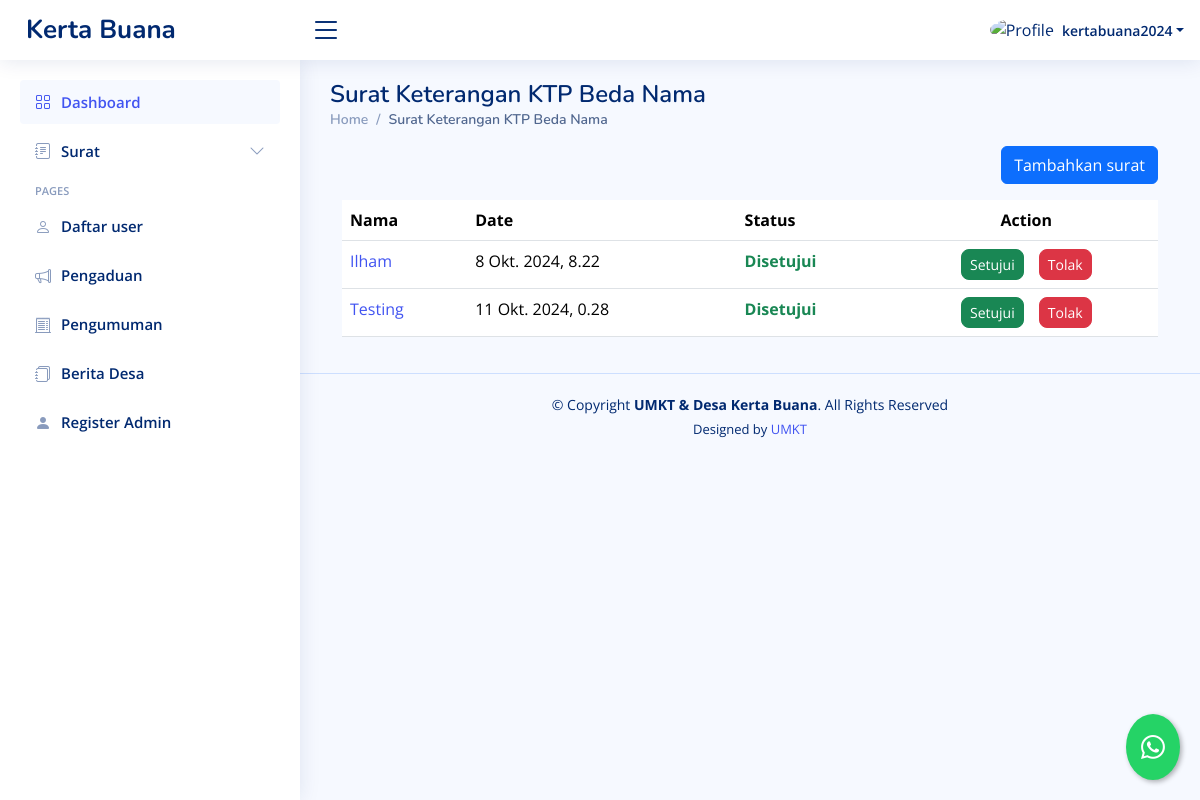
Page /dashboard/suket-ktp-beda-nama/ (signed in) on the committed database.
### dashboard/models.py (models this page shows, shortened)
class SuketKTPBedaNama(models.Model):
    STATUS_CHOICES = [
        ('review', 'Proses Review'),
        ('approved', 'Disetujui'),
        ('rejected', 'Ditolak'),
    ]
    penulis = models.ForeignKey(User, on_delete=models.CASCADE, blank=True, null=True)
    nama = models.CharField(max_length=255)
    jenis_kelamin = models.CharField(max_length=255)
    ttl = models.CharField(max_length=255)
    agama = models.CharField(max_length=255)
    alamat = models.CharField(max_length=255)
    pekerjaan = models.CharField(max_length=255)
    namadokumen1=models.CharField(max_length=255, blank=True, null=True)
    dokumen1=models.CharField(max_length=255, blank=True, null=True)
    namadokumen2=models.CharField(max_length=255, blank=True, null=True)
    dokumen2=models.CharField(max_length=255, blank=True, null=True)
    berkas1 = models.URLField(blank=True, null=True)
    berkas2 = models.URLField(blank=True, null=True)
    date = models.DateTimeField(default=timezone.now, blank=True)
    status = models.CharField(max_length=20, choices=STATUS_CHOICES, default='review')

### dashboard/views.py (the view, shortened to what this page needs)
# urls.py: path("suket-ktp-beda-nama/",suketktpbedanama,  name="suketktpbedanama"),
@login_required
def suketktpbedanama(request):
    template_name = "backend/suketktpbedanama.html"
    suket = SuketKTPBedaNama.objects.all()
    private = SuketKTPBedaNama.objects.filter(penulis=request.user)
    context = {
        "suket": suket,
        'private': private,
    }
    return render(request, template_name, context)

### templates/backend/suketktpbedanama.html (shortened to what this page needs)
{% extends "backend/base_ui.html" %} {% load static %} {% load custom_filters %}
{% block konten %}
<div>
  <div class="pagetitle">
    <h1>Surat Keterangan KTP Beda Nama</h1>
    <nav>
      <ol class="breadcrumb">
        <li class="breadcrumb-item">
          <a href="{% url 'dashboard' %}">Home</a>
        </li>
        <li class="breadcrumb-item active">Surat Keterangan KTP Beda Nama</li>
      </ol>
    </nav>
  </div>
  {% if value %}
  <div class="card">
    <div class="card-body">
      <h5 class="card-title">Surat Keterangan KTP Beda Nama</h5>
      <form method="post" action="{% url 'edit_suketktpbedanama' value.id %}" enctype="multipart/form-data">
        {% csrf_token %}
        <div class="row mb-3">
          <label for="inputNama" class="col-sm-2 col-form-label">Nama</label>
          <div class="col-sm-10">
            <input
              type="text"
              class="form-control"
              name="inputNama"
              value="{{ value.nama }}"
              required
            />
          </div>
        </div>
        <div class="row mb-3">
          <label class="col-sm-2 col-form-label">Jenis Kelamin</label>
          <div class="col-sm-10">
            <select class="form-select" name="inputjk">
              <option selected>Pilih jenis kelamin</option>
              {% if value.jenis_kelamin == "Laki-laki" %}
              <option value="Laki-laki" selected>Laki-laki</option>
              <option value="Perempuan">Perempuan</option>
              {% else %}
              <option value="Laki-laki">Laki-laki</option>
              <option value="Perempuan" selected>Perempuan</option>
              {% endif %}
            </select>
          </div>
        </div>
        <div class="row mb-3">
          <label for="inputTtl" class="col-sm-2 col-form-label"
            >Tempat tanggal lahir</label
          >
          <div class="col-sm-10">
            <input
              type="text"
              class="form-control"
              name="inputTtl"
              value="{{ value.ttl }}"
              placeholder="contoh: Samarinda, 01 Januari 2020"
              required
            />
          </div>
        </div>
        <div class="row mb-3">
          <label for="inputAgama" class="col-sm-2 col-form-label">Agama</label>
          <div class="col-sm-10">
            <input
              type="text"
              class="form-control"
              name="inputAgama"
              value="{{ value.agama }}"
              required
            />
          </div>
        </div>
        <div class="row mb-3">
          <label for="inputPekerjaan" class="col-sm-2 col-form-label"
            >Pekerjaan</label
          >
          <div class="col-sm-10">
            <input
              type="text"
              class="form-control"
              name="inputPekerjaan"
              value="{{ value.pekerjaan }}"
              required
            />
          </div>
        </div>
        <div class="row mb-3">
          <label for="inputAlamat" class="col-sm-2 col-form-label"
            >Alamat</label
          >
          <div class="col-sm-10">
            <input
              type="text"
              class="form-control"
              name="inputAlamat"
              value="{{ value.alamat }}"
              required
            />
          </div>
        </div>
        <div class="row mb-3">
          <label for="inputNamaDokumen1" class="col-sm-2 col-form-label"
            >Nama di dokumen pertama</label
          >
          <div class="col-sm-10">
            <input
              type="text"
              class="form-control"
              name="inputNamaDokumen1"
              value="{{ value.namadokumen1 }}"
              required
            />
          </div>
        </div>
        <div class="row mb-3">
          <label for="inputDokumen1" class="col-sm-2 col-form-label"
            >Jenis dokumen pertama</label
          >
          <div class="col-sm-10">
            <input
              type="text"
              class="form-control"
              name="inputDokumen1"
              placeholder="contoh: KTP, Akta Lahir"
              value="{{ value.dokumen1 }}"
              required
            />
          </div>
        </div>
        <div class="row mb-3">
          <label for="inputNamaDokumen2" class="col-sm-2 col-form-label"
            >Nama di dokumen kedua</label
          >
          <div class="col-sm-10">
            <input
              type="text"
              class="form-control"
              name="inputNamaDokumen2"
              value="{{ value.namadokumen2 }}"
              required
            />
          </div>
        </div>
        <div class="row mb-3">
          <label for="inputDokumen2" class="col-sm-2 col-form-label"
            >Jenis dokumen kedua</label
          >
          <div class="col-sm-10">
            <input
              type="text"
              class="form-control"
              name="inputDokumen2"
              placeholder="contoh: SIM, Passport"
              value="{{ value.dokumen2 }}"
              required
            />
          </div>
        </div>
        <div class="row mb-3">
          <label for="inputNumber" class="col-sm-2 col-form-label"
            >Dokumen 1</label
          >
          <div class="col-sm-10">
            <input
              class="form-control"
              type="file"
              id="formFile"
              name="inputBerkas1"
            />
            <div class="d-flex gap-3">
              <p>file yang di upload :</p>
              <a href="{{ value.berkas1 }}">{{ value.berkas1|filename }}</a>
            </div>
          </div>
        </div>
        <div class="row mb-3">
          <label for="inputNumber" class="col-sm-2 col-form-label"
            >Dokumen 2</label
          >
          <div class="col-sm-10">
            <input
              class="form-control"
              type="file"
              id="formFile"
              name="inputBerkas2"
            />
            <div class="d-flex gap-3">
              <p>file yang di upload :</p>
              <a href="{{ value.berkas2 }}">{{ value.berkas2|filename }}</a>
            </div>
          </div>
        </div>
        <div class="row mb-3">
          <label class="col-sm-2 col-form-label">Submit Here</label>
          <div class="col-sm-10">
            <a href="{% url 'suketktpbedanama' %}">
              <button class="btn btn-secondary">Cancel</button>
            </a>
            <button type="submit" class="btn btn-primary">Submit</button>
          </div>
        </div>
      </form>
    </div>
  </div>
  {% else %}
  <div class="container-fluid">
    <div class="d-flex justify-content-end mb-3">
      <button
        type="button"
        class="btn btn-primary"
        data-bs-toggle="modal"
        data-bs-target="#formModal"
      >
        Tambahkan surat
      </button>
    </div>
    <div class="table-responsive">
      <table class="table datatable">
        <thead>
          <tr>
            <th>Nama</th>
            <th data-type="date" data-format="YYYY/DD/MM">Date</th>
            <th>Status</th>
            <th class="text-center">Action</th>
          </tr>
        </thead>
        <tbody>
          {% if user.is_superuser %} {% for surat in suket %}
          <tr>
            <td>
              <a href="{% url 'detail_suketktpbedanama' surat.id %}"
                >{{ surat.nama }}</a
              >
            </td>
            <td>{{ surat.date }}</td>
            {% if surat.status == 'review' %}
            <td class="text-warning fw-bold">Proses Review</td>
            {% elif surat.status == 'approved' %}
            <td class="text-success fw-bold">Disetujui</td>
            {% elif surat.status == 'rejected' %}
            <td class="text-danger fw-bold">Ditolak</td>
            {% endif %} {% if user.is_superuser %}
            <td class="text-center">
              <div
                class="btn-group gap-3"
                role="group"
                aria-label="Action buttons"
              >
                <button type="button" class="btn btn-success btn-sm rounded-3">
                  <a
                    href="{% url 'setujui_suketktpbedanama' surat.id %}"
                    class="text-decoration-none text-white"
                    >Setujui</a
                  >
                </button>
                <button type="button" class="btn btn-danger btn-sm rounded-3">
                  <a
                    href="{% url 'tolak_suketktpbedanama' surat.id %}"
                    class="text-decoration-none text-white"
                    >Tolak</a
                  >
                </button>
              </div>
            </td>
            {% endif %}
          </tr>
          {% endfor %} {% endif %}
        </tbody>
      </table>
    </div>
  </div>
  {% endif %}
</div>
{% endblock konten %}

### templates/backend/base_ui.html (shortened to what this page needs)
{% load static %}
<!DOCTYPE html>
<html lang="en">
  <head>
    <link
      href="{% static 'backend/vendor/bootstrap/css/bootstrap.min.css'%}"
      rel="stylesheet"
    />
    <link
      href="{% static 'backend/vendor/bootstrap-icons/bootstrap-icons.css'%}"
      rel="stylesheet"
    />
    <link
      href="{% static 'backend/vendor/boxicons/css/boxicons.min.css'%}"
      rel="stylesheet"
    />
    <link
      href="{% static 'backend/vendor/quill/quill.snow.css'%}"
      rel="stylesheet"
    />
    <link
      href="{% static 'backend/vendor/quill/quill.bubble.css'%}"
      rel="stylesheet"
    />
    <link
      href="{% static 'backend/vendor/remixicon/remixicon.css'%}"
      rel="stylesheet"
    />
    <link
      href="{% static 'backend/vendor/simple-datatables/style.css'%}"
      rel="stylesheet"
    />
    <link href="{% static 'backend/css/style.css'%}" rel="stylesheet" />
  </head>
  <body>
    <header id="header" class="header fixed-top d-flex align-items-center">
      <div class="d-flex align-items-center justify-content-between">
        <a href="{% url 'welcome'%}" class="logo d-flex align-items-center">
          <span class="d-none d-lg-block">Kerta Buana</span>
        </a>
        <i class="bi bi-list toggle-sidebar-btn"></i>
      </div>
      <nav class="header-nav ms-auto">
        <ul class="d-flex align-items-center">
          <li class="nav-item dropdown pe-3">
            <a
              class="nav-link nav-profile d-flex align-items-center pe-0"
              href="#"
              data-bs-toggle="dropdown"
            >
              {% if user.is_superuser %}
              <img
                src="{% static 'backend/img/orang.png'%}"
                alt="Profile"
                class="rounded-circle"
              />
              {% else %}
              <img
                src="{% static 'backend/img/family.png'%}"
                alt="Profile"
                class="rounded-circle"
              />
              {% endif %}
              <span class="d-none d-md-block dropdown-toggle ps-2"
                >{{request.user.username}}</span
              > </a
            >
          </li>
        </ul>
      </nav>
    </header>
    <aside id="sidebar" class="sidebar">
      <ul class="sidebar-nav" id="sidebar-nav">
        <li class="nav-item">
          <a class="nav-link" href="{% url 'dashboard'%}">
            <i class="bi bi-grid"></i>
            <span>Dashboard</span>
          </a>
        </li>
        {% if user.is_superuser %}
        <li class="nav-item">
          <a
            class="nav-link collapsed"
            data-bs-target="#forms-nav"
            data-bs-toggle="collapse"
            href="#"
          >
            <i class="bi bi-journal-text"></i><span>Surat</span
            ><i class="bi bi-chevron-down ms-auto"></i>
          </a>
        </li>
        {% endif %}
        {% if user.is_superuser %}
        <li class="nav-heading">Pages</li>
        <li class="nav-item">
          <a class="nav-link collapsed" href="{% url 'daftar_user' %}">
            <i class="bi bi-person"></i>
            <span>Daftar user</span>
          </a>
        </li>
        <li class="nav-item">
          <a class="nav-link collapsed" href="{% url 'pengaduan_asing' %}">
            <i class="bi bi-megaphone"></i>
            <span>Pengaduan</span>
          </a>
        </li>
        <li class="nav-item">
          <a class="nav-link collapsed" href=" {% url 'pengumuman' %} ">
            <i class="bi bi-receipt-cutoff"></i>
            <span>Pengumuman</span>
          </a>
        </li>
        <li class="nav-item">
          <a class="nav-link collapsed" href=" {% url 'blog' %} ">
            <i class="bi bi-journals"></i>
            <span>Berita Desa</span>
          </a>
        </li>
        <li class="nav-item">
          <a class="nav-link collapsed" href="{% url 'register_super_admin' %}">
            <i class="bi bi-person-fill"></i>
            <span>Register Admin</span>
          </a>
        </li>
        {% endif %}
      </ul>
    </aside>
    <main id="main" class="main">
      {% block konten %}{% endblock konten %}
    </main>
    <footer id="footer" class="footer">
      <div class="copyright">
        &copy; Copyright <strong><span>UMKT & Desa Kerta Buana</span></strong
        >. All Rights Reserved
      </div>
      <div class="credits">
        Designed by <a href="https://www.umkt.ac.id/">UMKT</a>
      </div>
    </footer>
    <a
      href="https://wa.me/6282255462424?text=Halo,%20saya%20{{ request.user.last_name }}%20dengan%20nik%20{{ request.user.nik }}"
      class="whatsapp-float"
      target="_blank"
      title="Hubungi kami via WhatsApp"
    >
      <i class="bi bi-whatsapp"></i>
    </a>
  </body>
</html>

### rows in the picture
SuketKTPBedaNama: nama "Ilham", date "8 Okt. 2024, 8.22", status "Disetujui"
SuketKTPBedaNama: nama "Testing", date "11 Okt. 2024, 0.28", status "Disetujui"

### other values in the picture
{{ request.user.username }} "kertabuana2024"
